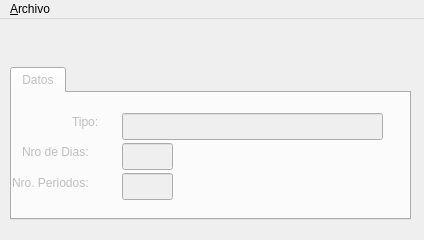
<?xml version="1.0" encoding="UTF-8"?>
<ui version="4.0">
 <class>MainWindow</class>
 <widget class="QMainWindow" name="MainWindow">
  <property name="windowModality">
   <enum>Qt::ApplicationModal</enum>
  </property>
  <property name="geometry">
   <rect>
    <x>0</x>
    <y>0</y>
    <width>424</width>
    <height>240</height>
   </rect>
  </property>
  <property name="sizePolicy">
   <sizepolicy hsizetype="Fixed" vsizetype="Fixed">
    <horstretch>0</horstretch>
    <verstretch>0</verstretch>
   </sizepolicy>
  </property>
  <property name="minimumSize">
   <size>
    <width>0</width>
    <height>0</height>
   </size>
  </property>
  <property name="maximumSize">
   <size>
    <width>500</width>
    <height>600</height>
   </size>
  </property>
  <property name="windowTitle">
   <string>Tipos de Nomina</string>
  </property>
  <property name="iconSize">
   <size>
    <width>32</width>
    <height>32</height>
   </size>
  </property>
  <widget class="QWidget" name="centralwidget">
   <widget class="QWidget" name="layoutWidget">
    <property name="geometry">
     <rect>
      <x>10</x>
      <y>0</y>
      <width>401</width>
      <height>201</height>
     </rect>
    </property>
    <layout class="QVBoxLayout" name="verticalLayout_5">
     <item>
      <widget class="QFrame" name="frmbotonera">
       <property name="sizePolicy">
        <sizepolicy hsizetype="Minimum" vsizetype="Minimum">
         <horstretch>10</horstretch>
         <verstretch>0</verstretch>
        </sizepolicy>
       </property>
       <property name="minimumSize">
        <size>
         <width>50</width>
         <height>40</height>
        </size>
       </property>
       <property name="frameShape">
        <enum>QFrame::NoFrame</enum>
       </property>
       <property name="frameShadow">
        <enum>QFrame::Raised</enum>
       </property>
      </widget>
     </item>
     <item>
      <spacer name="verticalSpacer">
       <property name="orientation">
        <enum>Qt::Vertical</enum>
       </property>
       <property name="sizeType">
        <enum>QSizePolicy::Minimum</enum>
       </property>
       <property name="sizeHint" stdset="0">
        <size>
         <width>2</width>
         <height>2</height>
        </size>
       </property>
      </spacer>
     </item>
     <item>
      <widget class="QTabWidget" name="tabWidget">
       <property name="enabled">
        <bool>false</bool>
       </property>
       <property name="sizePolicy">
        <sizepolicy hsizetype="Expanding" vsizetype="Expanding">
         <horstretch>0</horstretch>
         <verstretch>0</verstretch>
        </sizepolicy>
       </property>
       <property name="currentIndex">
        <number>0</number>
       </property>
       <widget class="QWidget" name="tab">
        <attribute name="title">
         <string>Datos</string>
        </attribute>
        <widget class="QLineEdit" name="lnnombre">
         <property name="geometry">
          <rect>
           <x>110</x>
           <y>20</y>
           <width>261</width>
           <height>27</height>
          </rect>
         </property>
        </widget>
        <widget class="QLabel" name="label">
         <property name="geometry">
          <rect>
           <x>60</x>
           <y>20</y>
           <width>51</width>
           <height>17</height>
          </rect>
         </property>
         <property name="text">
          <string>Tipo:</string>
         </property>
        </widget>
        <widget class="QLineEdit" name="lndias">
         <property name="geometry">
          <rect>
           <x>110</x>
           <y>50</y>
           <width>51</width>
           <height>27</height>
          </rect>
         </property>
        </widget>
        <widget class="QLabel" name="label_2">
         <property name="geometry">
          <rect>
           <x>10</x>
           <y>50</y>
           <width>91</width>
           <height>17</height>
          </rect>
         </property>
         <property name="text">
          <string>Nro de Dias:</string>
         </property>
        </widget>
        <widget class="QLabel" name="label_3">
         <property name="geometry">
          <rect>
           <x>0</x>
           <y>80</y>
           <width>101</width>
           <height>20</height>
          </rect>
         </property>
         <property name="text">
          <string>Nro. Periodos:</string>
         </property>
        </widget>
        <widget class="QLineEdit" name="lnperiodos">
         <property name="geometry">
          <rect>
           <x>110</x>
           <y>80</y>
           <width>51</width>
           <height>27</height>
          </rect>
         </property>
        </widget>
       </widget>
      </widget>
     </item>
    </layout>
   </widget>
  </widget>
  <widget class="QMenuBar" name="menuBar">
   <property name="geometry">
    <rect>
     <x>0</x>
     <y>0</y>
     <width>424</width>
     <height>25</height>
    </rect>
   </property>
   <widget class="QMenu" name="menuNuevo">
    <property name="title">
     <string>&amp;Archivo</string>
    </property>
    <addaction name="actionNuevo"/>
    <addaction name="actionModificar"/>
    <addaction name="actionGuardar"/>
    <addaction name="actionEliminar"/>
    <addaction name="separator"/>
    <addaction name="actionSalir"/>
   </widget>
   <addaction name="menuNuevo"/>
  </widget>
  <action name="actionNuevo">
   <property name="text">
    <string>Nuevo</string>
   </property>
  </action>
  <action name="actionModificar">
   <property name="text">
    <string>Modificar</string>
   </property>
  </action>
  <action name="actionEliminar">
   <property name="text">
    <string>Eliminar</string>
   </property>
  </action>
  <action name="actionGuardar">
   <property name="text">
    <string>Guardar</string>
   </property>
  </action>
  <action name="actionSalir">
   <property name="text">
    <string>Salir</string>
   </property>
  </action>
 </widget>
 <resources/>
 <connections/>
</ui>
